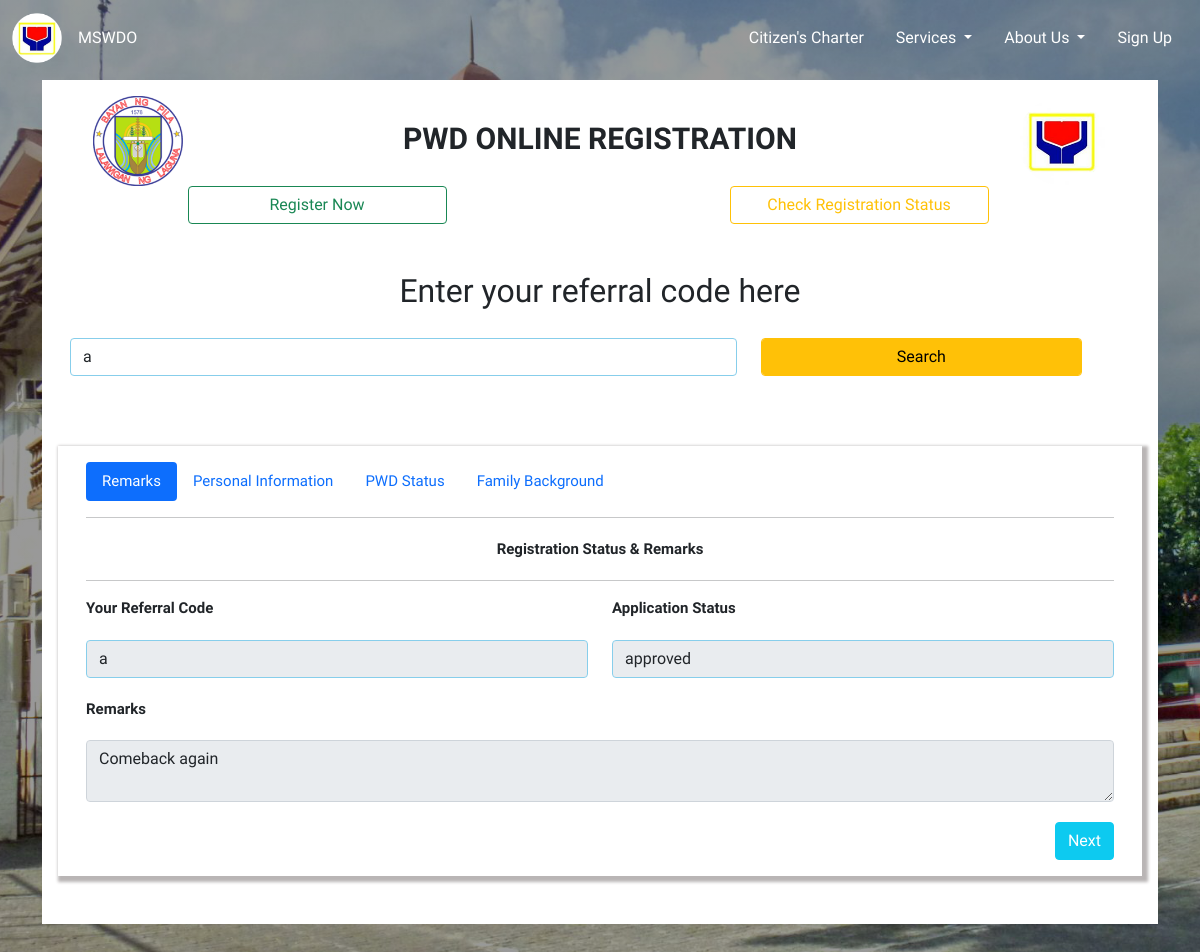
/pwd_view.php?ref_code=a, run on the app's committed database.
### tables this page shows
CREATE TABLE `pwd_info` (
  `pwd_id` int(11) NOT NULL,
  `application_status` varchar(15) NOT NULL,
  `ref_code` varchar(100) NOT NULL,
  `reg_type` varchar(10) NOT NULL,
  `blood_type` varchar(10) NOT NULL,
  `fname` varchar(50) NOT NULL,
  `mname` varchar(50) NOT NULL,
  `lname` varchar(50) NOT NULL,
  `disability_type` varchar(50) NOT NULL,
  `dob` date NOT NULL,
  `Age` varchar(10) NOT NULL,
  `mobile_no` varchar(11) DEFAULT NULL,
  `email` varchar(50) NOT NULL,
  `gender` varchar(50) NOT NULL,
  `civil` varchar(50) NOT NULL,
  `region` varchar(50) NOT NULL,
  `province` varchar(50) NOT NULL,
  `city` varchar(50) NOT NULL,
  `barangay` varchar(50) NOT NULL,
  `house_no` varchar(50) NOT NULL,
  `education` varchar(50) NOT NULL,
  `employment_status` varchar(50) NOT NULL,
  `employment_type` varchar(50) NOT NULL,
  `employer_type` varchar(50) NOT NULL,
  `occupation` varchar(50) NOT NULL,
  `company_name` varchar(50) NOT NULL,
  `employer_contact` varchar(50) NOT NULL,
  `philhealth_no` varchar(50) NOT NULL,
  `sss_no` varchar(50) NOT NULL,
  `gsis_no` varchar(50) NOT NULL,
  `father_name` varchar(50) NOT NULL,
  `mother_name` varchar(50) NOT NULL,
  `spouse_name` varchar(50) NOT NULL,
  `child_no` varchar(50) NOT NULL,
  `guardian_name` varchar(50) NOT NULL,
  `guardian_contact` varchar(50) NOT NULL,
  `formal_pic` varchar(50) NOT NULL,
  `med_cert` varchar(50) NOT NULL,
  `brgy_cert` varchar(50) NOT NULL,
  `voter_id` varchar(50) NOT NULL,
  `remarks` varchar(255) NOT NULL
);

### pwd_view.php (the view, shortened to what this page needs)
<?php include_once('database/config.php') ?>
<!DOCTYPE html>
<html lang="en">
<head>
    <link href="assets/css/styles.css" rel="stylesheet" />
</head>
<body class="pwd-body">
    <?php include('assets/nav/before-login-nav.php') ?>
    <div class="container">
        <div class="pwd-home">
            <div class="row text-center">
                <div class="col-2">
                    <img class="img" style="max-width: 100%;" width="90px" height="90px" src="assets/img/pila-logo.png">
                </div>
                <div class="col-8" style="margin-top: 20px; font-weight:bolder">
                    PWD ONLINE REGISTRATION
                </div>
                <div class="col-2">
                    <img class="img" style="max-width: 100%;" width="90px" height="90px" src="assets/img/mswdo-logo.png">
                </div>
                <div class="row text-center">
                    <div class="col-6">
                        <a href="pwd-register.php" id="link" class="btn btn-outline-success" style="width:50%">Register Now</a>
                    </div>
                    <div class="col-6">
                        <a href="pwd_view.php" id="link2" class="btn btn-outline-warning" style="width:50%">Check Registration Status</a>
                    </div>
                </div>
            </div>
            <div class="container">
                <form action="" method="GET">
                    <div class="container mt-5 text-center">
                        <h2>Enter your referral code here</h2>
                    </div>
                    <div class="form-group me-5">
                        <div class="row">
                            <div class="col-8">
                                <input type="text" name="ref_code" id="ref-code" placeholder="Referral Code" value="<?php if (isset($_GET['ref_code'])) {
                                                                                                                        echo $_GET['ref_code'];
                                                                                                                    } ?>" class="form-control" required>
                            </div>
                            <div class="col-4">
                                <button type="submit" class="btn-warning form-control">Search</button>
                            </div>
                        </div>
                    </div>
            </div>
            <?php
            if (isset($_GET['ref_code'])) {
                $ref_code = $_GET['ref_code'];
                $query = "SELECT * FROM pwd_info WHERE ref_code='$ref_code' ";
                $query_run = mysqli_query($mysqli, $query);
                if (mysqli_num_rows($query_run) > 0) {
                    foreach ($query_run as $row) {
            ?>
                        <div class="pwd-register" style="margin-top: 50px;">
                            <div class="container">
                                <ul class="nav nav-pills" id="myTab">
                                    <li class="nav-item">
                                        <a class="nav-link active" data-bs-toggle="tab" href="#remarks">Remarks</a>
                                    </li>
                                    <li class="nav-item">
                                        <a class="nav-link" data-bs-toggle="tab" href="#personal-info">Personal Information</a>
                                    </li>
                                    <li class="nav-item">
                                        <a class="nav-link" data-bs-toggle="tab" href="#pwd-status">PWD Status</a>
                                    </li>
                                    <li class="nav-item">
                                        <a class="nav-link" data-bs-toggle="tab" href="#pwd-family-background">Family Background</a>
                                    </li>
                                </ul>
                                <hr>
                            </div>
                            <div class="tab-content" id="myTabContent">
                                <div class="tab-pane container active" id="remarks">
                                    <div class="col-12 text-center" style="margin-top: 20px; margin-bottom: 20px; font-weight:bolder">
                                        Registration Status & Remarks
                                    </div>
                                    <hr>
                                    <div class="row">
                                        <div class="col-sm-6 form-group">
                                            <label for="ref-code">Your Referral Code</label>
                                            <input type="text" class="form-control" name="ref_code" id="ref-code" value="<?= $row['ref_code']; ?>" placeholder="Type here" disabled>
                                        </div>
                                        <div class="col-sm-6 form-group">
                                            <label for="application-status">Application Status</label>
                                            <input type="text" class="form-control" name="application_status" value="<?= $row['application_status']; ?>" id="application-status" placeholder="Pending" disabled>
                                        </div>
                                        <div class="col-sm-12 form-group">
                                            <label for="remarks">Remarks</label>
                                            <textarea class="form-control" name="remarks" id="remarks" placeholder="Type here" disabled><?= $row['remarks']; ?> </textarea>
                                        </div>
                                    </div>
                                    <div class="col-sm-12 form-group mb-0">
                                    <div class="row">
                                            <div class="col">
                                                <div class="text-end">
                                                    <a class="btn btn-info float-end btnNext" style="color: #fff !important">Next</a>
                                                </div>
                                            </div>
                                        </div>                                    </div>
                                </div>
                    <?php
                    }
                } else {
                    echo '<script type="text/javascript">
                        validateviewRecord();
      </script>';
                }
            }
                    ?>
                            </div>
                        </div>
        </div>
    </div>
</body>
</html>

### assets/css/styles.css (style rules this page uses)
body, html { background-repeat: no-repeat; background-position: 0% 0%; background-size: 100% 100%; width: 100%; height: 100%; min-height: 100vh; font-family: "Varela Round" }
.pwd-body { position: relative; width: 100%; height: auto; min-height: 35rem; padding: 5rem 0; background: linear-gradient(0deg, rgba(0, 0, 0, 0.4), rgba(0, 0, 0, 0.4)), url("../img/homepage-pila4.jpg"); background-position: center; background-repeat: no-repeat; background-attachment: scroll; background-size: cover; }
.pwd-home { background: white; padding: 1rem 1rem 3rem 1rem; font-size: 30px; }
.pwd-register { background: white; padding: 1rem 1rem 1rem 1rem; font-size: 15px; box-shadow: 3px 3px 3px 3px rgb(185, 181, 181); font-family: "Varela Round"; }
label { font-weight: bolder; }
.form-control { margin-top: 20px; margin-bottom: 20px; }
input { border: 1px solid skyblue !important; }

### data on the page
pwd_info: ref_code "a", application_status "approved", remarks "Comeback again"
